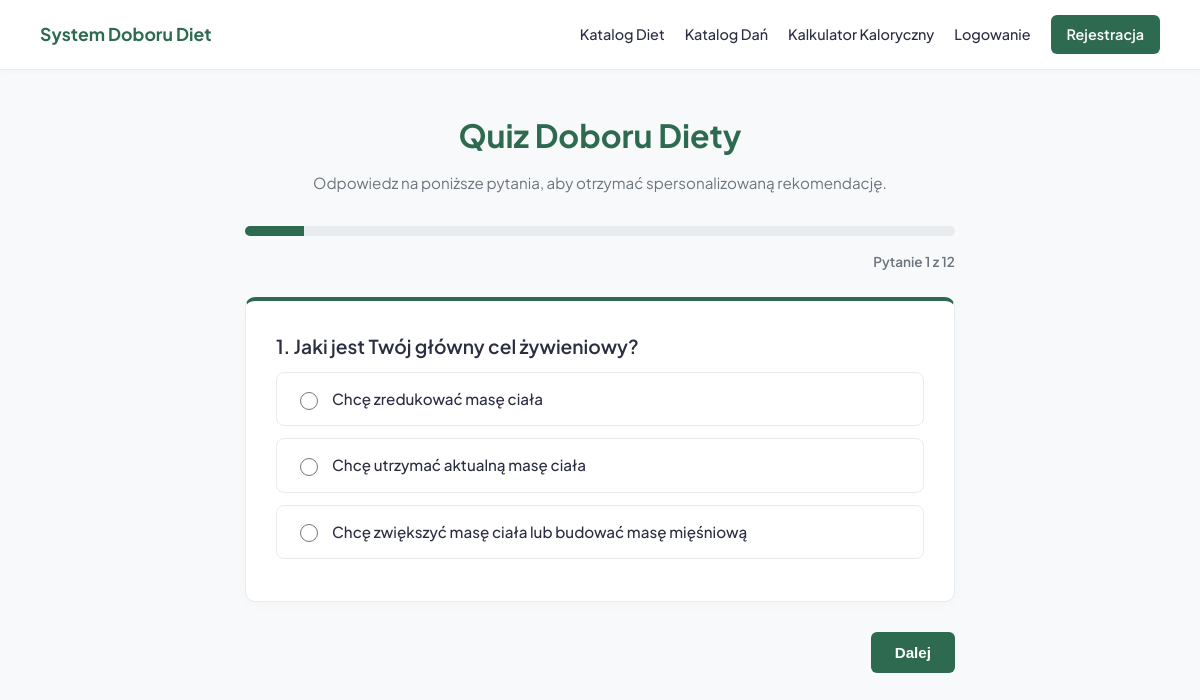
The app's page /quiz/ with its own data.
### quiz/models.py (models this page shows, shortened)
class Question(models.Model):
    text = models.CharField(max_length=255, verbose_name="Treść pytania")
    is_multiple_choice = models.BooleanField(
        default=False,
        verbose_name="Czy wielokrotnego wyboru? (checkbox)"
    )

class Answer(models.Model):
    question = models.ForeignKey(Question, on_delete=models.CASCADE, related_name='answers', verbose_name="Pytanie")
    text = models.CharField(max_length=255, verbose_name="Treść odpowiedzi")

### quiz/views.py (the view, shortened to what this page needs)
# urls.py: path('quiz/', views.quiz_view, name='quiz'),
def quiz_view(request):
    questions = Question.objects.prefetch_related('answers').all()
    return render(request, 'quiz/quiz.html', {'questions': questions})

### quiz/templates/quiz/quiz.html (shortened to what this page needs)
<!DOCTYPE html>
<html lang="pl">
<head>
</head>
<body>
    <header>
        <a href="{% url 'home' %}" class="logo">System Doboru Diet</a>
        <nav class="nav-menu">
            <a href="{% url 'diet_list' %}">Katalog Diet</a>
            <a href="{% url 'dish_list' %}">Katalog Dań</a>
            <a href="{% url 'calculator' %}">Kalkulator Kaloryczny</a>
            {% if user.is_authenticated %}
                <a href="{% url 'profile' %}">Mój Profil</a>
                <a href="{% url 'logout' %}" class="btn-logout">Wyloguj</a>
            {% else %}
                <a href="{% url 'login' %}">Logowanie</a>
                <a href="{% url 'register' %}" class="btn-nav">Rejestracja</a>
            {% endif %}
        </nav>
    </header>
    <div class="container">
        <div class="quiz-header">
            <h1>Quiz Doboru Diety</h1>
            <p>Odpowiedz na poniższe pytania, aby otrzymać spersonalizowaną rekomendację.</p>
        </div>
        {% if questions %}
            <div class="progress-container">
                <div class="progress-bar" id="progressBar"></div>
            </div>
            <div class="quiz-counter" id="quizCounter">Pytanie 1 z {{ questions|length }}</div>
        {% endif %}
        <form method="POST" id="quizForm">
            {% for question in questions %}
                <div class="question-card {% if forloop.first %}active{% endif %}" data-step="{{ forloop.counter0 }}">
                    <h3 class="question-title">{{ forloop.counter }}. {{ question.text }}</h3>
                    {% for answer in question.answers.all %}
                        <div class="answer-option">
                            <label>
                                {% if question.is_multiple_choice %}
                                    <input type="checkbox" name="question_{{ question.id }}" value="{{ answer.id }}">
                                {% else %}
                                    <input type="radio" name="question_{{ question.id }}" value="{{ answer.id }}">
                                {% endif %}
                                {{ answer.text }}
                            </label>
                        </div>
                    {% endfor %}
                </div>
            {% empty %}
                <div class="empty-alert">
                    <strong>Brak pytań w bazie danych!</strong><br>
                    Zaloguj się do panelu administratora (<a href="/admin" target="_blank">/admin</a>) i dodaj pierwsze pytania oraz odpowiedzi.
                </div>
            {% endfor %}
            {% if questions %}
                <div class="btn-group">
                    <button type="button" class="btn-step btn-next" id="nextBtn">Dalej</button>
                </div>
            {% endif %}
        </form>
    </div>
</body>
</html>

### quiz/templates/quiz/quiz.html (style rules this page uses)
:root { --primary-green: #2d6a4f; --primary-hover: #1b4332; --accent-green: #52b788; --bg-color: #f8f9fa; --card-bg: #ffffff; --text-main: #2b2d42; --text-muted: #6c757d; --border-color: #e9ecef; }
* { box-sizing: border-box; }
body { font-family: 'Plus Jakarta Sans', sans-serif; background-color: var(--bg-color); color: var(--text-main); margin: 0; padding: 0; line-height: 1.6; }
header { background: white; border-bottom: 1px solid var(--border-color); padding: 15px 40px; display: flex; justify-content: space-between; align-items: center; position: sticky; top: 0; z-index: 1000; box-shadow: 0 2px 4px rgba(0,0,0,0.02); }
.logo { font-size: 1.1rem; font-weight: 700; color: var(--primary-green); text-decoration: none; }
.nav-menu { display: flex; gap: 20px; align-items: center; }
.nav-menu a { color: var(--text-main); text-decoration: none; font-weight: 500; font-size: 0.9rem; transition: color 0.2s; }
.nav-menu .btn-nav { background: var(--primary-green); color: white; padding: 8px 16px; border-radius: 6px; font-weight: 600; }
.container { max-width: 750px; margin: 40px auto; padding: 0 20px; }
.quiz-header { text-align: center; margin-bottom: 30px; }
.quiz-header h1 { color: var(--primary-green); font-size: 2rem; margin: 0 0 10px 0; font-weight: 700; }
.quiz-header p { color: var(--text-muted); margin: 0; font-size: 0.95rem; }
.progress-container { background: #e9ecef; border-radius: 10px; height: 10px; width: 100%; margin-bottom: 15px; overflow: hidden; }
.progress-bar { background: var(--primary-green); height: 100%; width: 0%; transition: width 0.3s ease; }
.quiz-counter { text-align: right; font-size: 0.85rem; color: var(--text-muted); font-weight: 600; margin-bottom: 25px; }
.question-card { background: var(--card-bg); border: 1px solid var(--border-color); border-top: 4px solid var(--primary-green); border-radius: 10px; padding: 30px; box-shadow: 0 4px 12px rgba(0,0,0,0.02); display: none; }
.question-card.active { display: block; }
.question-title { margin-top: 0; color: var(--text-main); font-size: 1.2rem; font-weight: 600; margin-bottom: 10px; }
.answer-option { margin-bottom: 12px; }
.answer-option label { cursor: pointer; width: 100%; display: flex; align-items: center; padding: 14px 18px; border-radius: 8px; background: #fff; border: 1px solid var(--border-color); transition: all 0.2s ease; font-weight: 500; font-size: 0.95rem; }
.answer-option input { margin-right: 14px; width: 18px; height: 18px; accent-color: var(--primary-green); }
.btn-group { display: flex; justify-content: space-between; gap: 15px; margin-top: 30px; }
.btn-step { padding: 12px 24px; font-size: 0.95rem; font-weight: 600; border-radius: 6px; cursor: pointer; border: none; transition: all 0.2s; }
.btn-next, .submit-btn { background: var(--primary-green); color: white; }

### records on screen
Question: text "Jaki jest Twój główny cel żywieniowy?"
Answer: text "Chcę zredukować masę ciała"
Answer: text "Chcę utrzymać aktualną masę ciała"
Answer: text "Chcę zwiększyć masę ciała lub budować masę mięśniową"
